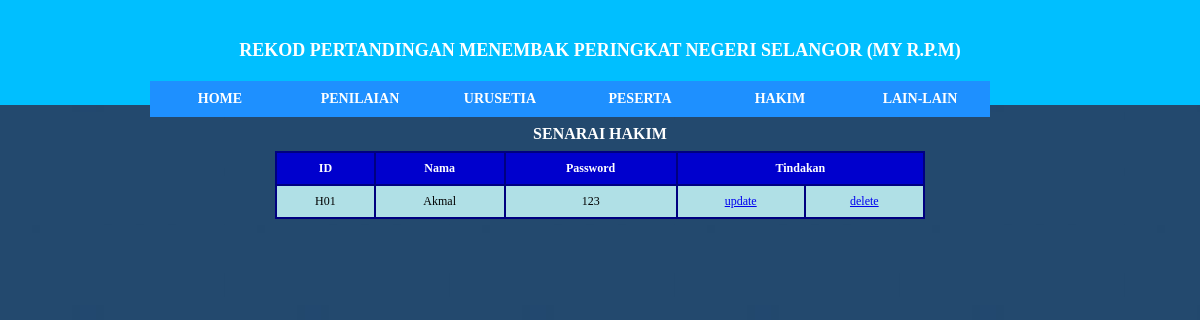
The page /hakim_senarai.php on the database its author committed.
### tables this page shows
CREATE TABLE `hakim` (
  `idhakim` varchar(3) NOT NULL,
  `password` varchar(8) NOT NULL,
  `namahakim` varchar(30) NOT NULL
);

### hakim_senarai.php (the view)
<?php
   include ('sambungan.php');
   include("urusetia_menu.php");
?>
<link rel="stylesheet" href="senarai.css">
<table>
   <caption>SENARAI HAKIM</caption>
   <tr>
      <th>ID</th>
      <th>Nama</th>
      <th>Password</th>
      <th colspan="2">Tindakan</th>
   </tr>
<?php
   $sql = "select * from hakim";
   $result = mysqli_query($sambungan, $sql);
   while($hakim = mysqli_fetch_array($result)) {
       echo "<tr>
               <td>$hakim[idhakim]</td>
               <td>$hakim[namahakim]</td>
               <td>$hakim[password]</td>
               <td><a href='hakim_update.php?idhakim=$hakim[idhakim]'>update</a></td>
               <td><a href='hakim_delete.php?idhakim=$hakim[idhakim]'>delete</a></td>
             </tr>";
   }
?>
</table>

### menu.css (style rules this page uses)
body { margin: 0px; }

### senarai.css (style rules this page uses)
body { background-image: url(imej/1221.jpg); }
table { font-family: verdana; font-size: 12px; font-weight: normal; width: 650px; margin: 0px auto; text-align: center; border-collapse: collapse; }
caption { font-size: 16px; font-weight: bold; color: white; padding: 8px; }
td, th { padding: 8px; border: 2px solid Navy; }
tr:nth-child(odd) { background-color: steelblue; }
tr:nth-child(even) { background-color: powderblue; }
th { font-weight: bold; color: white; background-color: mediumblue; }

### rows shown on the page
hakim: idhakim "H01", namahakim "Akmal", password "123"
